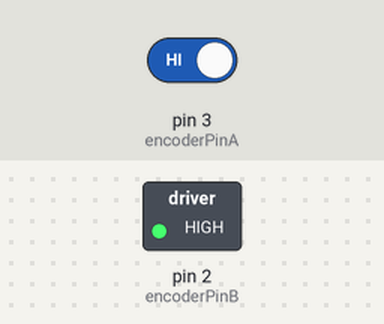
Recording of a sketch running on a simulated Arduino Uno, built with avr-gcc and run on an emulated ATmega328P. Parts: switched loads named in the sketch (green lamp = pin HIGH). Inputs (shaded band) come from the test bench; at power-on: pin 3 (encoderPinA) HIGH.

Above: at 0.1 s.
Timing chart, 0 to 1.6 s (numbered marks = the images above):
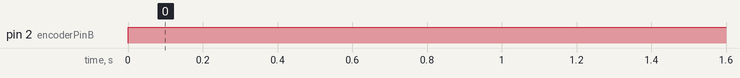

Measured:
- by itself, pin 2 (encoderPinB): LOW → HIGH at 0.00 s

The sketch:

PID.ino
```cpp
const int encoderPinA = 3;
const int encoderPinB = 2;
volatile int encoderCount = 0;
volatile int motorRpm = 0;
unsigned long previousTime = 0;
const int currentTime = 1000;
volatile int deltaTime = 0;
volatile int prevTime = 0;
const int setpoint = 1000;
volatile int proportional = 0;
volatile int integral = 0;
volatile int derivative = 0;
volatile int prevError = 0;
#define kp 2.0
#define kd 2.0
#define ki 2.0
#define MIN_SPEED 0
#define MAX_SPEED 255


void setup() {
    pinMode(encoderPinA, INPUT);
    pinMode(encoderPinB, INPUT);
    Serial.begin(9600);
    attachInterrupt(digitalPinToInterrupt(encoderPinA), handleEncoderInterrupt,CHANGE);
}
void encoder() {
 unsigned long previousTime=millis();
 if(millis-previousTime>=currentTime){
   detachInterrupt(digitalPinToInterrupt(encoderPinA));
   float motorRpm=(float)(encoderCount*600.0)/996.0;
 Serial.print("RPM is:");
 Serial.println(motorRpm);
 previousTime=millis();
 encoderCount=0;
 attachInterrupt(digitalPinToInterrupt(encoderPinA),handleEncoderInterrupt, CHANGE);
 delay(100);
 }
}


void loop() {

  unsigned long currentTime2 = millis();
  double deltaTime = (currentTime2 - prevTime) / 60000.0;
   int input = motorRpm;
  double error = setpoint - input;
  double proportional = kp * error;
  double integral =+ ki * error;
  double derivative = kd * (error - prevError) / deltaTime;
  double output = proportional + integral + derivative;
  output = constrain(output, MIN_SPEED, MAX_SPEED);
  if (output >= 0) {
    digitalWrite(encoderPinA, HIGH);
    analogWrite(encoderPinB, output);
  } else {
    digitalWrite(encoderPinA, LOW);
    analogWrite(encoderPinB, -output);
  }
  prevError = error;
  prevTime = currentTime;

  delay(1000);
}
void handleEncoderInterrupt() {
  encoderCount++;
  }
```
